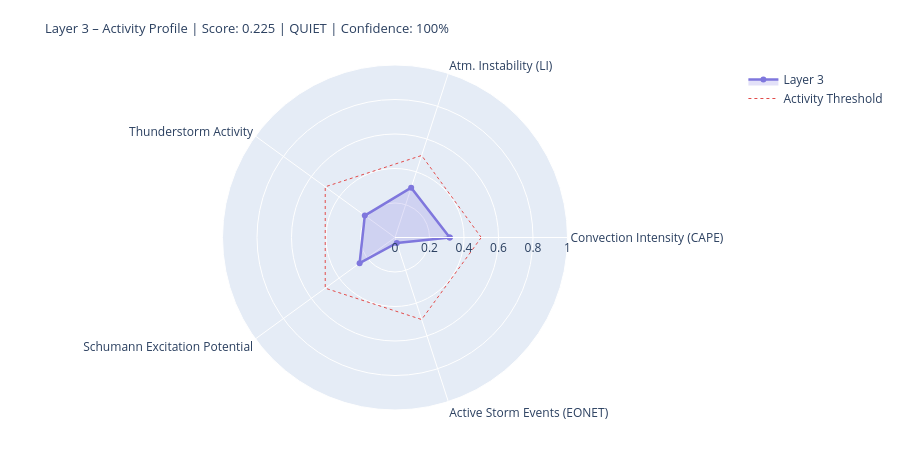

Notebook code for this chart:
### Markdown cell above
---
## 4. State Assessment & Handoff to Layer 4/5

### Code cell
# ============================================================
# LAYER-3-SCORE
# Five dynamic components
# ============================================================

def norm(v, lo, hi):
    if v is None or (isinstance(v, float) and math.isnan(v)): return None
    return round(max(0.0, min(1.0, (v - lo) / (hi - lo))), 4)

# --- 1) Convection intensity (global CAPE mean) ---
cape_mean = df_atm['cape'].dropna().mean() if not df_atm.empty else None
conv_score = norm(cape_mean, 0, 3000)
conv_src   = 'primary' if cape_mean is not None else 'missing'

# --- 2) Atmospheric instability (LI mean) ---
li_mean   = df_atm['li'].dropna().mean() if not df_atm.empty else None
# Negative LI = unstable → higher score
instab_score = norm(-li_mean if li_mean is not None else None, -6, 6)
instab_src   = 'primary' if li_mean is not None else 'missing'

# --- 3) Thunderstorm activity (mean thunder score + WMO count) ---
thunder_mean = df_atm['thunder_score'].mean() if not df_atm.empty else None
n_thunder    = int(df_atm['thunderstorm'].sum()) if not df_atm.empty else 0
thunder_score_val = norm(
    (thunder_mean or 0) * 0.7 + n_thunder * 0.1, 0, 1.0
) if thunder_mean is not None else None
thunder_src = 'primary'

# --- 4) Schumann excitation potential (weighted Schumann contribution) ---
schumann_pot = df_atm['schumann_contribution'].mean() if not df_atm.empty else None
# Boosted by Layer-2 thunderstorm trigger
if schumann_pot is not None and l2_thunder:
    schumann_pot = min(1.0, schumann_pot * 1.2)
schumann_score = norm(schumann_pot, 0, 1.0) if schumann_pot is not None else None
schumann_src   = 'derived'

# --- 5) Storm activity (NASA EONET) ---
# Distinction: None = data not loaded, 0.0 = loaded but no events
storm_score = None
storm_src   = 'missing'
if raw.get('storms') is not None:          # API reached successfully
    storm_score = norm(len(storm_events), 0, 30) if storm_events else 0.0
    storm_src   = 'primary'

# X-Ray and Kp: context only, not in dynamic score
# (X-Ray = Layer-0/4 driver; Kp = geomagnetic index, not a lightning proxy)
xray_context = None
if raw.get('xray'):
    df_xc = pd.DataFrame(raw['xray'])
    fc = next((c for c in df_xc.columns
               if any(k in c.lower() for k in ['flux','long']) and 'time' not in c.lower()),
              df_xc.columns[1])
    df_xc[fc] = pd.to_numeric(df_xc[fc], errors='coerce')
    xray_last = df_xc[fc].dropna().iloc[-1] if not df_xc[fc].dropna().empty else None
    if xray_last:
        xray_class = ('X' if xray_last>=1e-4 else 'M' if xray_last>=1e-5
                      else 'C' if xray_last>=1e-6 else 'B')
        xray_context = {'flux': float(xray_last), 'class': xray_class}
        print(f'X-Ray context: {xray_class}-class ({xray_last:.2e} W/m²)')

# --- Aggregate ---
COMPONENTS = {
    'Convection Intensity (CAPE)':  {'score': conv_score,       'source': conv_src,    'dynamic': True},
    'Atm. Instability (LI)':         {'score': instab_score,     'source': instab_src,  'dynamic': True},
    'Thunderstorm Activity':              {'score': thunder_score_val, 'source': thunder_src, 'dynamic': True},
    'Schumann Excitation Potential':   {'score': schumann_score,   'source': schumann_src,'dynamic': True},
    'Active Storm Events (EONET)': {'score': storm_score,      'source': storm_src,   'dynamic': True},
}

available   = {k: v['score'] for k, v in COMPONENTS.items() if v['score'] is not None}
unavailable = [k for k, v in COMPONENTS.items() if v['score'] is None]
layer3_score = round(sum(available.values()) / len(available), 4) if available else None
confidence   = round(len(available) / len(COMPONENTS), 2)
level = ('unknown' if layer3_score is None
         else 'quiet'   if layer3_score < 0.3
         else 'moderate' if layer3_score < 0.6
         else 'active')
dominant_l3 = max(available, key=available.get) if available else 'none'

# --- Ausgabe ---
W = 68
print('=' * W)
print('LAYER 3 – ATMOSPHERE / WEATHER / THUNDERSTORMS – STATE ASSESSMENT')
print('=' * W)
for name, comp in COMPONENTS.items():
    s = comp['score']
    if s is not None:
        bar = '█' * int(s * 20) + '░' * (20 - int(s * 20))
        print(f'  {name:<36} {bar}  {s:.3f}  [{comp["source"]}]')
    else:
        print(f'  {name:<36} {"─" * 20}  n/a   [missing]')
print('-' * W)
print(f'  Score:        {layer3_score:.3f}  ({len(available)}/{len(COMPONENTS)} components)')
print(f'  Confidence:   {confidence:.0%}')
print(f'  Level:        {level.upper()}')
print(f'  Dominant:     {dominant_l3}')
print(f'  CAPE mean:    {cape_mean:.0f} J/kg' if cape_mean else '  CAPE mean:    n/a')
print(f'  LI mean:      {li_mean:.1f} K' if li_mean is not None else '  LI mean:      n/a')
print(f'  Thunderstorms:{n_thunder} points (WMO)  +  {len(storm_events)} NASA EONET')
print('=' * W)

# Radar
cats   = list(available.keys())
vals_r = list(available.values())
if len(cats) >= 3:
    fig = go.Figure()
    fig.add_trace(go.Scatterpolar(
        r=vals_r + [vals_r[0]], theta=cats + [cats[0]],
        fill='toself', fillcolor='rgba(127,119,221,0.22)',
        line=dict(color='#7F77DD', width=2.5), name='Layer 3'
    ))
    fig.add_trace(go.Scatterpolar(
        r=[0.5] * (len(cats)+1), theta=cats + [cats[0]],
        line=dict(color='#E24B4A', dash='dot', width=1),
        mode='lines', name='Activity Threshold'
    ))
    fig.update_layout(
        title=dict(
            text=f'Layer 3 – Activity Profile | Score: {layer3_score:.3f} | {level.upper()} | Confidence: {confidence:.0%}',
            font=dict(size=13)
        ),
        polar=dict(radialaxis=dict(visible=True, range=[0, 1])),
        height=450, showlegend=True,
        margin=dict(l=60, r=60, t=65, b=40)
    )
    fig.show()

### Figure 1 — Plotly figure (JSON) as saved in the notebook; plotly's stock layout.template omitted (floating-point values rounded to 4 significant figures)
{"data": [{"fill": "toself", "fillcolor": "rgba(127,119,221,0.22)", "line": {"color": "#7F77DD", "width": 2.5}, "name": "Layer 3", "r": [0.3173, 0.3033, 0.2162, 0.2536, 0.0333, 0.3173], "theta": ["Convection Intensity (CAPE)", "Atm. Instability (LI)", "Thunderstorm Activity", "Schumann Excitation Potential", "Active Storm Events (EONET)", "Convection Intensity (CAPE)"], "type": "scatterpolar"}, {"line": {"color": "#E24B4A", "dash": "dot", "width": 1}, "mode": "lines", "name": "Activity Threshold", "r": [0.5, 0.5, 0.5, 0.5, 0.5, 0.5], "theta": ["Convection Intensity (CAPE)", "Atm. Instability (LI)", "Thunderstorm Activity", "Schumann Excitation Potential", "Active Storm Events (EONET)", "Convection Intensity (CAPE)"], "type": "scatterpolar"}], "layout": {"height": 450, "margin": {"b": 40, "l": 60, "r": 60, "t": 65}, "polar": {"radialaxis": {"range": [0, 1], "visible": true}}, "showlegend": true, "title": {"font": {"size": 13}, "text": "Layer 3 – Activity Profile | Score: 0.225 | QUIET | Confidence: 100%"}}}
